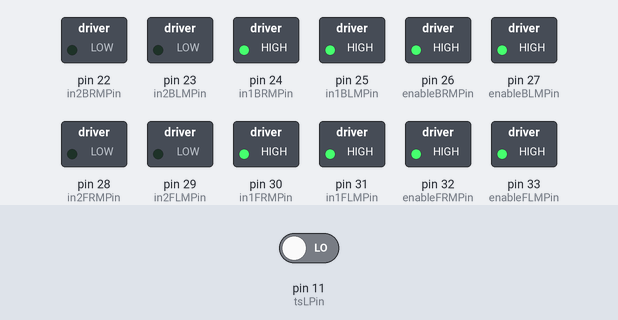
This sketch was run on a simulated Arduino Mega 2560, built with avr-gcc and run on an emulated ATmega2560. Parts: switched loads named in the sketch (green lamp = pin HIGH). Dashed ring = blinking. Inputs (shaded band) come from the test bench; at power-on: pin 11 (tsLPin) LOW.

Above: at 7.2 s.
7.3 s: pin 11 (tsLPin) driven HIGH
At 8.45 s:
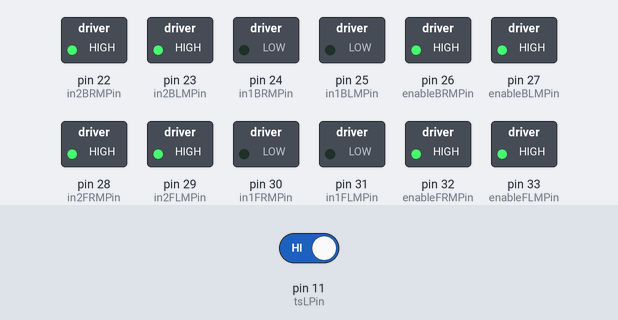
At 10.0 s:
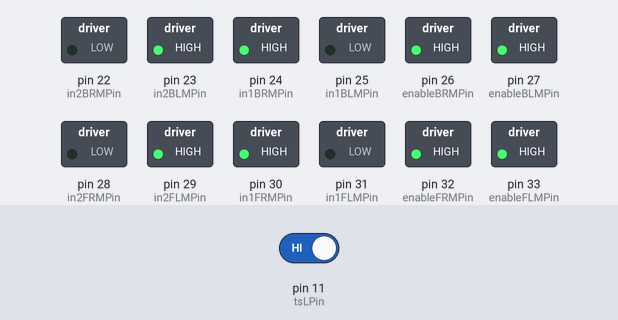
10.3 s: pin 11 (tsLPin) driven LOW
At 11.9 s:
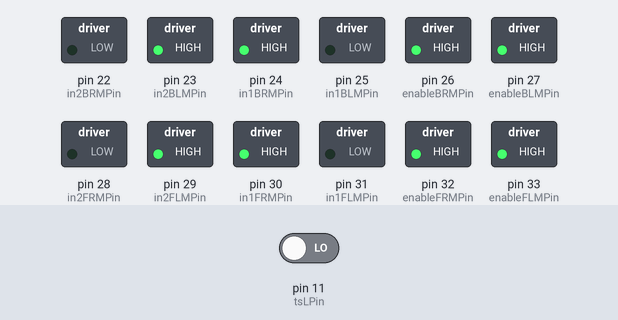
Timing chart, 0 to 14.6 s (numbered marks = the images above; inputs shaded):
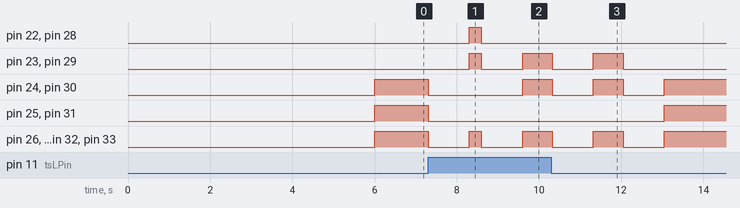

Measured:
- after the input at 7.3 s, pin 22 (in2BRMPin): LOW → HIGH after 1.0 s, → LOW 0.30 s later; pin 23 (in2BLMPin): LOW → HIGH after 1.0 s, → LOW 0.30 s later, → HIGH 1.0 s later
- after the input at 10.3 s, pin 22 (in2BRMPin), pin 28 (in2FRMPin): stays LOW (without the input it goes to HIGH after 3.8 s); pin 23 (in2BLMPin), pin 29 (in2FLMPin): goes on until 12.1 s, then stays LOW; pin 25 (in1BLMPin), pin 31 (in1FLMPin): LOW → HIGH after 2.8 s

The sketch:

robotCar.ino.ino
```cpp
//settings
const float frMinDist = 20;   //min distance in the front
const int movingSpeed = 255;  //0 - 255

//pins
//L293D (DC motors)
//FLM = front left motor
const int enableFLMPin = 33;
const int in1FLMPin = 31;  // ==HIGH => spin forward
const int in2FLMPin = 29; // ==HIGH => spin back
//BLM = back left motor
const int enableBLMPin = 27;
const int in1BLMPin = 25;  // ==HIGH => spin forward
const int in2BLMPin = 23; // ==HIGH => spin back

//FRM = front right motor
const int enableFRMPin = 32;
const int in1FRMPin = 30;  // ==HIGH => spin forward
const int in2FRMPin = 28; // ==HIGH => spin back
//BRM = back right motor
const int enableBRMPin = 26;
const int in1BRMPin = 24;  // ==HIGH => spin forward
const int in2BRMPin = 22; // ==HIGH => spin back

//Ultrasonic sensor
const int usFrEchoPin = 10;    //usFr = ultasonic front
const int usFrTrigPin = 9;

//Touch sensors
const int tsRPin = 13;  //tsR = touch sensor right
const int tsCPin = 12;
const int tsLPin = 11;


//functions

//moving
//TODO: combine moveForward, moveBack and stopMotors methods
void moveForward(int movSpeed, float duration){
  moveForward(movSpeed);
  delay(duration);
  stopMotors();
}
void moveForward(int movSpeed){
  analogWrite(enableFLMPin, movSpeed);
  analogWrite(enableBLMPin, movSpeed);
  analogWrite(enableFRMPin, movSpeed);
  analogWrite(enableBRMPin, movSpeed);

  digitalWrite(in1FLMPin, HIGH);
  digitalWrite(in2FLMPin, LOW);
  digitalWrite(in1BLMPin, HIGH);
  digitalWrite(in2BLMPin, LOW);

  digitalWrite(in1FRMPin, HIGH);
  digitalWrite(in2FRMPin, LOW);
  digitalWrite(in1BRMPin, HIGH);
  digitalWrite(in2BRMPin, LOW);
}

void moveBack(int movSpeed, float duration){
  moveBack(movSpeed);
  delay(duration);
  stopMotors();
}
void moveBack(int movSpeed){
  analogWrite(enableFLMPin, movSpeed);
  analogWrite(enableBLMPin, movSpeed);
  analogWrite(enableFRMPin, movSpeed);
  analogWrite(enableBRMPin, movSpeed);

  digitalWrite(in1FLMPin, LOW);
  digitalWrite(in2FLMPin, HIGH);
  digitalWrite(in1BLMPin, LOW);
  digitalWrite(in2BLMPin, HIGH);

  digitalWrite(in1FRMPin, LOW);
  digitalWrite(in2FRMPin, HIGH);
  digitalWrite(in1BRMPin, LOW);
  digitalWrite(in2BRMPin, HIGH);
}

void turnRight90(int turnSpeed){
  analogWrite(enableFLMPin, turnSpeed);
  analogWrite(enableBLMPin, turnSpeed);
  analogWrite(enableFRMPin, turnSpeed);
  analogWrite(enableBRMPin, turnSpeed);

  digitalWrite(in1FLMPin, LOW);
  digitalWrite(in2FLMPin, HIGH);
  digitalWrite(in1BLMPin, LOW);
  digitalWrite(in2BLMPin, HIGH);

  digitalWrite(in1FRMPin, HIGH);
  digitalWrite(in2FRMPin, LOW);
  digitalWrite(in1BRMPin, HIGH);
  digitalWrite(in2BRMPin, LOW);

  delay(725);
  stopMotors();
}

void stopMotors(){
  analogWrite(enableFLMPin, 0);
  analogWrite(enableBLMPin, 0);
  analogWrite(enableFRMPin, 0);
  analogWrite(enableBRMPin, 0);

  digitalWrite(in1FLMPin, LOW);
  digitalWrite(in2FLMPin, LOW);
  digitalWrite(in1BLMPin, LOW);
  digitalWrite(in2BLMPin, LOW);

  digitalWrite(in1FRMPin, LOW);
  digitalWrite(in2FRMPin, LOW);
  digitalWrite(in1BRMPin, LOW);
  digitalWrite(in2BRMPin, LOW);
}

void turnAround(int turnSpeed){
  stopMotors();
  delay(1000);
  moveBack(turnSpeed, 300);
  delay(1000);
  turnRight90(turnSpeed);
  delay(1000);
  turnRight90(turnSpeed);
  delay(1000);
}

//sensors
float measureDistance(){
    digitalWrite(usFrTrigPin, LOW);
    delayMicroseconds(2);
    digitalWrite(usFrTrigPin, HIGH);
    delayMicroseconds(10);
    digitalWrite(usFrTrigPin, LOW);

    return (pulseIn(usFrEchoPin, HIGH)*0.0343)/2;
}

bool isTouching(){
  bool isTouch = false;

  if((digitalRead(tsLPin)) == HIGH){
    isTouch = true;
  }

  return isTouch;
}

void setup() {
  //pins' modes
  pinMode(enableFLMPin, OUTPUT);
  pinMode(enableBLMPin, OUTPUT);
  pinMode(enableFRMPin, OUTPUT);
  pinMode(enableBRMPin, OUTPUT);

  pinMode(in1FLMPin, OUTPUT);
  pinMode(in2FLMPin, OUTPUT);
  pinMode(in1BLMPin, OUTPUT);
  pinMode(in2BLMPin, OUTPUT);

  pinMode(in1FRMPin, OUTPUT);
  pinMode(in2FRMPin, OUTPUT);
  pinMode(in1BRMPin, OUTPUT);
  pinMode(in2BRMPin, OUTPUT);

  pinMode(usFrEchoPin, INPUT);
  pinMode(usFrTrigPin, OUTPUT);

  Serial.begin(9600);
  delay(6000);
}

float distance = frMinDist;

int currentSpeed = movingSpeed;

void loop() {
  moveForward(currentSpeed);
  //distance = measureDistance();
/*
  if(distance <= frMinDist+20){
    currentSpeed /= 2;
  } else{
    currentSpeed = movingSpeed;
  }
*/
  //distance <= frMinDist ||
  if(isTouching()){
    turnAround(movingSpeed);
  }
}
```
